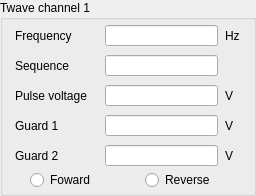
     <widget class="QGroupBox" name="gbTwaveCH1">
      <property name="geometry">
       <rect>
        <x>85</x>
        <y>0</y>
        <width>256</width>
        <height>196</height>
       </rect>
      </property>
      <property name="title">
       <string>Twave channel 1</string>
      </property>
      <widget class="QLabel" name="label_37">
       <property name="geometry">
        <rect>
         <x>15</x>
         <y>25</y>
         <width>71</width>
         <height>21</height>
        </rect>
       </property>
       <property name="text">
        <string>Frequency</string>
       </property>
      </widget>
      <widget class="QLabel" name="label_38">
       <property name="geometry">
        <rect>
         <x>15</x>
         <y>55</y>
         <width>71</width>
         <height>21</height>
        </rect>
       </property>
       <property name="text">
        <string>Sequence</string>
       </property>
      </widget>
      <widget class="QLabel" name="label_39">
       <property name="geometry">
        <rect>
         <x>15</x>
         <y>85</y>
         <width>86</width>
         <height>21</height>
        </rect>
       </property>
       <property name="text">
        <string>Pulse voltage</string>
       </property>
      </widget>
      <widget class="QLabel" name="label_40">
       <property name="geometry">
        <rect>
         <x>15</x>
         <y>115</y>
         <width>71</width>
         <height>21</height>
        </rect>
       </property>
       <property name="text">
        <string>Guard 1</string>
       </property>
      </widget>
      <widget class="QLabel" name="label_41">
       <property name="geometry">
        <rect>
         <x>15</x>
         <y>145</y>
         <width>71</width>
         <height>21</height>
        </rect>
       </property>
       <property name="text">
        <string>Guard 2</string>
       </property>
      </widget>
      <widget class="QLineEdit" name="leSTWF_1">
       <property name="geometry">
        <rect>
         <x>105</x>
         <y>25</y>
         <width>113</width>
         <height>21</height>
        </rect>
       </property>
      </widget>
      <widget class="QLineEdit" name="leSTWSEQ_1">
       <property name="geometry">
        <rect>
         <x>105</x>
         <y>55</y>
         <width>113</width>
         <height>21</height>
        </rect>
       </property>
      </widget>
      <widget class="QLineEdit" name="leSTWPV_1">
       <property name="geometry">
        <rect>
         <x>105</x>
         <y>85</y>
         <width>113</width>
         <height>21</height>
        </rect>
       </property>
      </widget>
      <widget class="QLineEdit" name="leSTWG1V_1">
       <property name="geometry">
        <rect>
         <x>105</x>
         <y>115</y>
         <width>113</width>
         <height>21</height>
        </rect>
       </property>
      </widget>
      <widget class="QLineEdit" name="leSTWG2V_1">
       <property name="geometry">
        <rect>
         <x>105</x>
         <y>145</y>
         <width>113</width>
         <height>21</height>
        </rect>
       </property>
      </widget>
      <widget class="QLabel" name="label_42">
       <property name="geometry">
        <rect>
         <x>225</x>
         <y>25</y>
         <width>26</width>
         <height>21</height>
        </rect>
       </property>
       <property name="text">
        <string>Hz</string>
       </property>
      </widget>
      <widget class="QLabel" name="label_43">
       <property name="geometry">
        <rect>
         <x>225</x>
         <y>115</y>
         <width>26</width>
         <height>21</height>
        </rect>
       </property>
       <property name="text">
        <string>V</string>
       </property>
      </widget>
      <widget class="QLabel" name="label_44">
       <property name="geometry">
        <rect>
         <x>225</x>
         <y>85</y>
         <width>26</width>
         <height>21</height>
        </rect>
       </property>
       <property name="text">
        <string>V</string>
       </property>
      </widget>
      <widget class="QLabel" name="label_45">
       <property name="geometry">
        <rect>
         <x>225</x>
         <y>145</y>
         <width>26</width>
         <height>21</height>
        </rect>
       </property>
       <property name="text">
        <string>V</string>
       </property>
      </widget>
      <widget class="QRadioButton" name="rbSTWDIR_1_FWD">
       <property name="geometry">
        <rect>
         <x>30</x>
         <y>170</y>
         <width>100</width>
         <height>20</height>
        </rect>
       </property>
       <property name="text">
        <string>Foward</string>
       </property>
      </widget>
      <widget class="QRadioButton" name="rbSTWDIR_1_REV">
       <property name="geometry">
        <rect>
         <x>145</x>
         <y>170</y>
         <width>100</width>
         <height>20</height>
        </rect>
       </property>
       <property name="text">
        <string>Reverse</string>
       </property>
      </widget>
     </widget>
